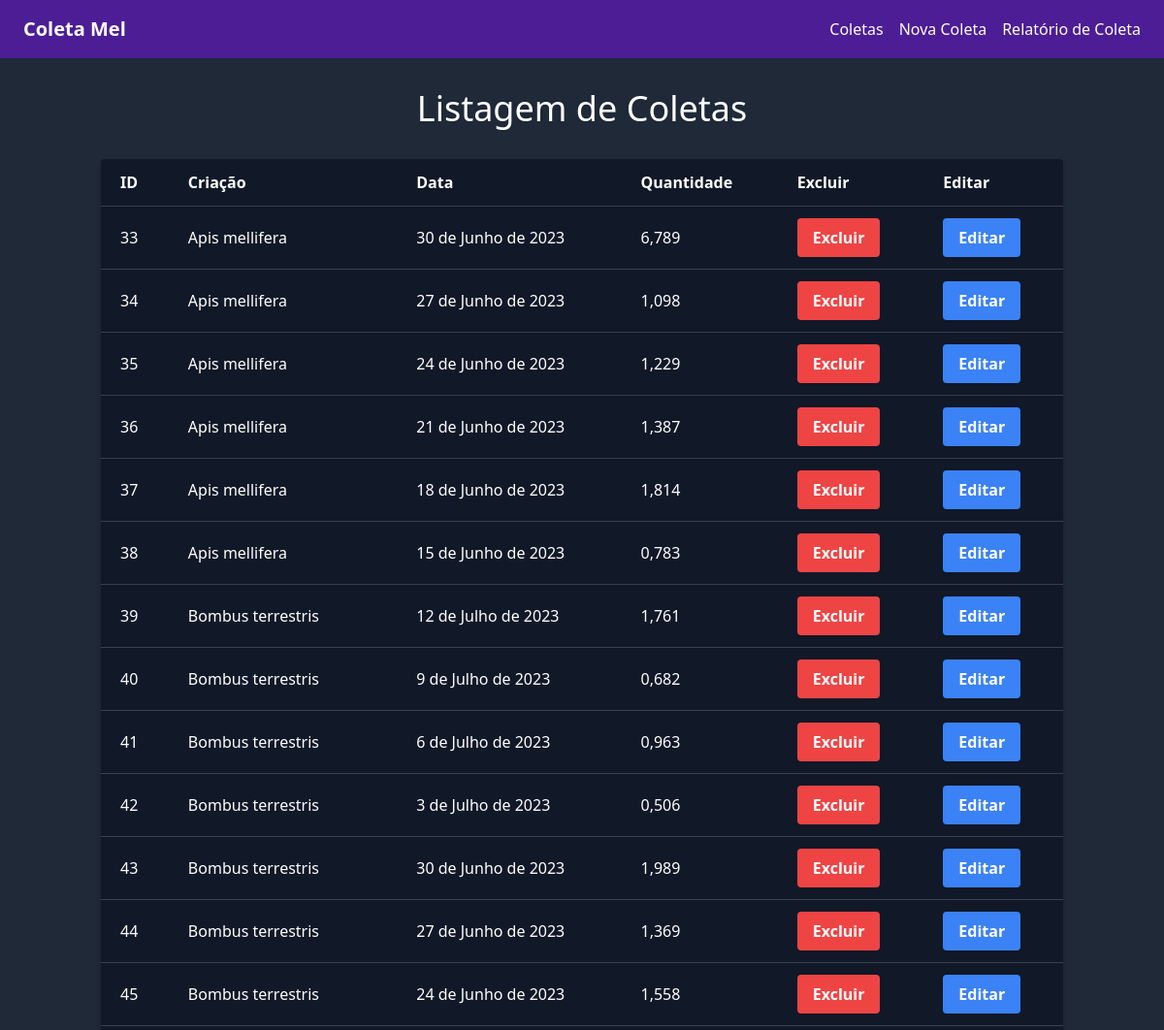
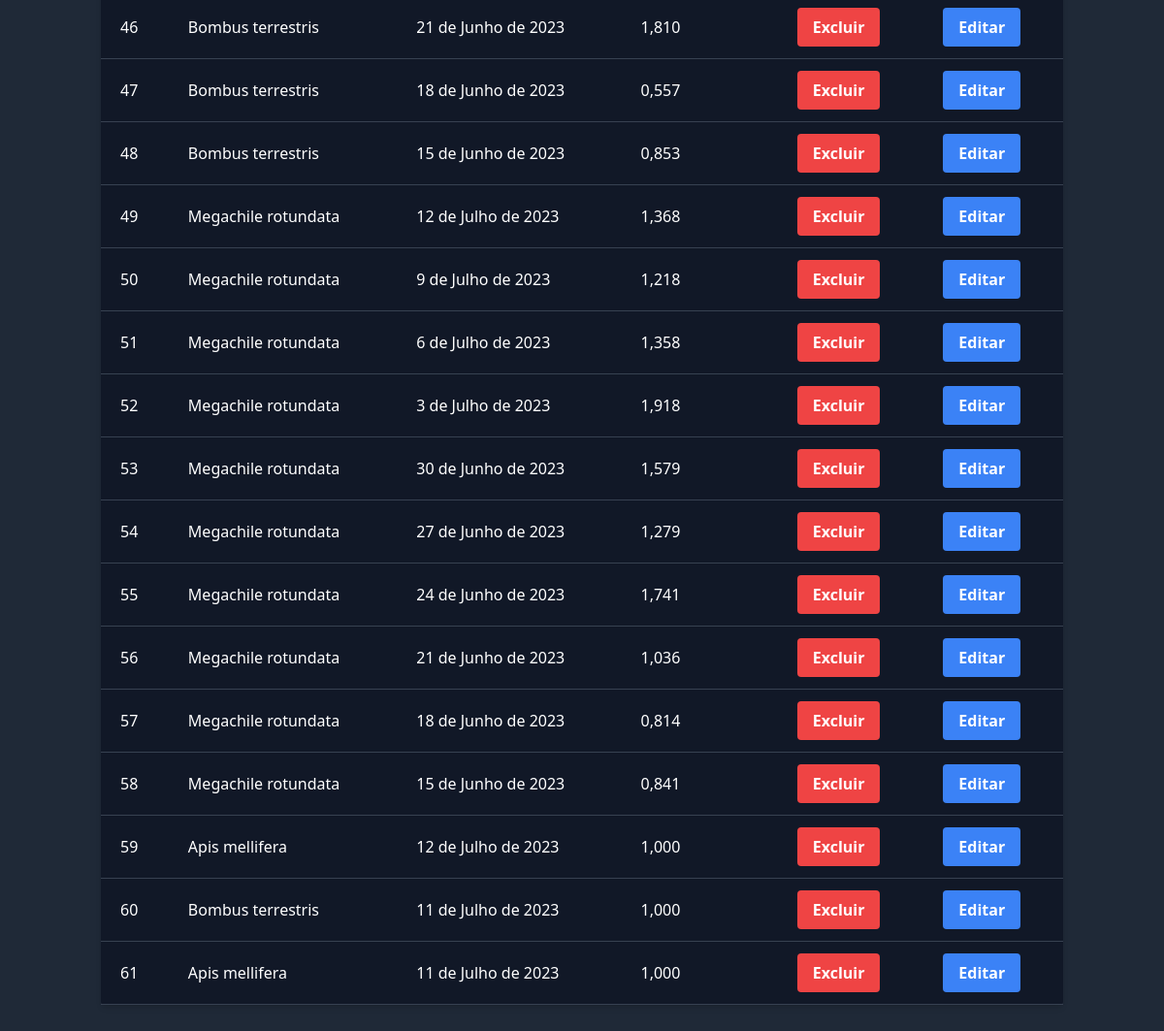
The page /coletas/ on the database its author committed (2 pictures, top to bottom).
### app_mel/models.py (models this page shows, shortened)
class Coleta(models.Model):
    id = models.AutoField(primary_key=True)
    criacao = models.ForeignKey(Criacao, on_delete=models.CASCADE)
    data = models.DateField()
    quantidade = models.DecimalField(decimal_places=3, max_digits=12)

class Criacao(models.Model):
  id = models.AutoField(primary_key=True)
  raca = models.TextField(max_length=120)
  data_entrada = models.DateField()

### app_mel/views.py (the view)
# urls.py: path('coletas/', views.coleta_list, name='coletas'),
def coleta_list(request):
  coletas = Coleta.objects.all()
  return render(request, 'coletas_list.html', {'coletas': coletas})

### app_mel/templates/coletas_list.html (shortened to what this page needs)
<!DOCTYPE html>
<html lang="en">
<head>
    <link href="https://cdn.jsdelivr.net/npm/tailwindcss@2.2.19/dist/tailwind.min.css" rel="stylesheet">
</head>
<body class="bg-gray-800 text-white">
{% include 'navbar.html' %}
<div class="container mx-auto px-4 py-8">
    <h1 class="text-4xl mb-8 text-center">Listagem de Coletas</h1>
    <table class="w-full text-md bg-gray-900 shadow-md rounded mb-4">
        <tbody>
        <tr class="border-b border-gray-700">
            <th class="text-left p-3 px-5">ID</th>
            <th class="text-left p-3 px-5">Criação</th>
            <th class="text-left p-3 px-5">Data</th>
            <th class="text-left p-3 px-5">Quantidade</th>
            <th class="text-left p-3 px-5">Excluir</th>
            <th class="text-left p-3 px-5">Editar</th>
        </tr>
        {% for coleta in coletas %}
            <tr class="border-b border-gray-700 hover:bg-gray-700">
                <td class="p-3 px-5">{{ coleta.id }}</td>
                <td class="p-3 px-5">{{ coleta.criacao.raca }}</td>
                <td class="p-3 px-5">{{ coleta.data }}</td>
                <td class="p-3 px-5">{{ coleta.quantidade }}</td>
                <td class="p-3 px-5">
                    <form action="{% url 'coleta_delete' coleta.id %}" method="post" onsubmit="return confirm('Tem certeza que deseja excluir esta coleta?')">
                        <button type="submit" class="bg-red-500 hover:bg-red-700 text-white font-semibold py-2 px-4 rounded">
                            Excluir
                        </button>
                    </form>
                </td>
                <td class="p-3 px-5">
                    <a href="{% url 'coleta_update' pk=coleta.id %}">
                        <button type="submit" class="bg-blue-500 hover:bg-blue-700 text-white font-semibold py-2 px-4 rounded">
                            Editar
                        </button>
                    </a>
                </td>
            </tr>
        {% endfor %}
        </tbody>
    </table>
</div>
</body>
</html>

### app_mel/templates/navbar.html
<nav class="bg-purple-900 py-4 px-6 flex items-center justify-between">
    <div>
        <a href="{% url 'relatorio_coleta' %}" class="text-white text-xl font-bold">Coleta Mel</a>
    </div>
    <ul class="flex space-x-4">
        <li>
            <a href="{% url 'coletas' %}" class="text-white hover:text-purple-300">Coletas</a>
        </li>
        <li>
            <a href="{% url 'coleta_create' %}" class="text-white hover:text-purple-300">Nova Coleta</a>
        </li>
        <li>
            <a href="{% url 'relatorio_coleta' %}" class="text-white hover:text-purple-300">Relatório de Coleta</a>
        </li>
    </ul>
</nav>

### rows shown on the page
Coleta: id "33", criacao.raca "Apis mellifera", data "30 de Junho de 2023", quantidade "6,789"
Coleta: id "34", criacao.raca "Apis mellifera", data "27 de Junho de 2023", quantidade "1,098"
Coleta: id "35", criacao.raca "Apis mellifera", data "24 de Junho de 2023", quantidade "1,229"
Coleta: id "36", criacao.raca "Apis mellifera", data "21 de Junho de 2023", quantidade "1,387"
Coleta: id "37", criacao.raca "Apis mellifera", data "18 de Junho de 2023", quantidade "1,814"
Coleta: id "38", criacao.raca "Apis mellifera", data "15 de Junho de 2023", quantidade "0,783"
Coleta: id "39", criacao.raca "Bombus terrestris", data "12 de Julho de 2023", quantidade "1,761"
Coleta: id "40", criacao.raca "Bombus terrestris", data "9 de Julho de 2023", quantidade "0,682"
Coleta: id "41", criacao.raca "Bombus terrestris", data "6 de Julho de 2023", quantidade "0,963"
Coleta: id "42", criacao.raca "Bombus terrestris", data "3 de Julho de 2023", quantidade "0,506"
Coleta: id "43", criacao.raca "Bombus terrestris", data "30 de Junho de 2023", quantidade "1,989"
Coleta: id "44", criacao.raca "Bombus terrestris", data "27 de Junho de 2023", quantidade "1,369"
Coleta: id "45", criacao.raca "Bombus terrestris", data "24 de Junho de 2023", quantidade "1,558"
Coleta: id "46", criacao.raca "Bombus terrestris", data "21 de Junho de 2023", quantidade "1,810"
Coleta: id "47", criacao.raca "Bombus terrestris", data "18 de Junho de 2023", quantidade "0,557"
Coleta: id "48", criacao.raca "Bombus terrestris", data "15 de Junho de 2023", quantidade "0,853"
Coleta: id "49", criacao.raca "Megachile rotundata", data "12 de Julho de 2023", quantidade "1,368"
Coleta: id "50", criacao.raca "Megachile rotundata", data "9 de Julho de 2023", quantidade "1,218"
Coleta: id "51", criacao.raca "Megachile rotundata", data "6 de Julho de 2023", quantidade "1,358"
Coleta: id "52", criacao.raca "Megachile rotundata", data "3 de Julho de 2023", quantidade "1,918"
Coleta: id "53", criacao.raca "Megachile rotundata", data "30 de Junho de 2023", quantidade "1,579"
Coleta: id "54", criacao.raca "Megachile rotundata", data "27 de Junho de 2023", quantidade "1,279"
Coleta: id "55", criacao.raca "Megachile rotundata", data "24 de Junho de 2023", quantidade "1,741"
Coleta: id "56", criacao.raca "Megachile rotundata", data "21 de Junho de 2023", quantidade "1,036"
Coleta: id "57", criacao.raca "Megachile rotundata", data "18 de Junho de 2023", quantidade "0,814"
Coleta: id "58", criacao.raca "Megachile rotundata", data "15 de Junho de 2023", quantidade "0,841"
Coleta: id "59", criacao.raca "Apis mellifera", data "12 de Julho de 2023", quantidade "1,000"
Coleta: id "60", criacao.raca "Bombus terrestris", data "11 de Julho de 2023", quantidade "1,000"
Coleta: id "61", criacao.raca "Apis mellifera", data "11 de Julho de 2023", quantidade "1,000"
